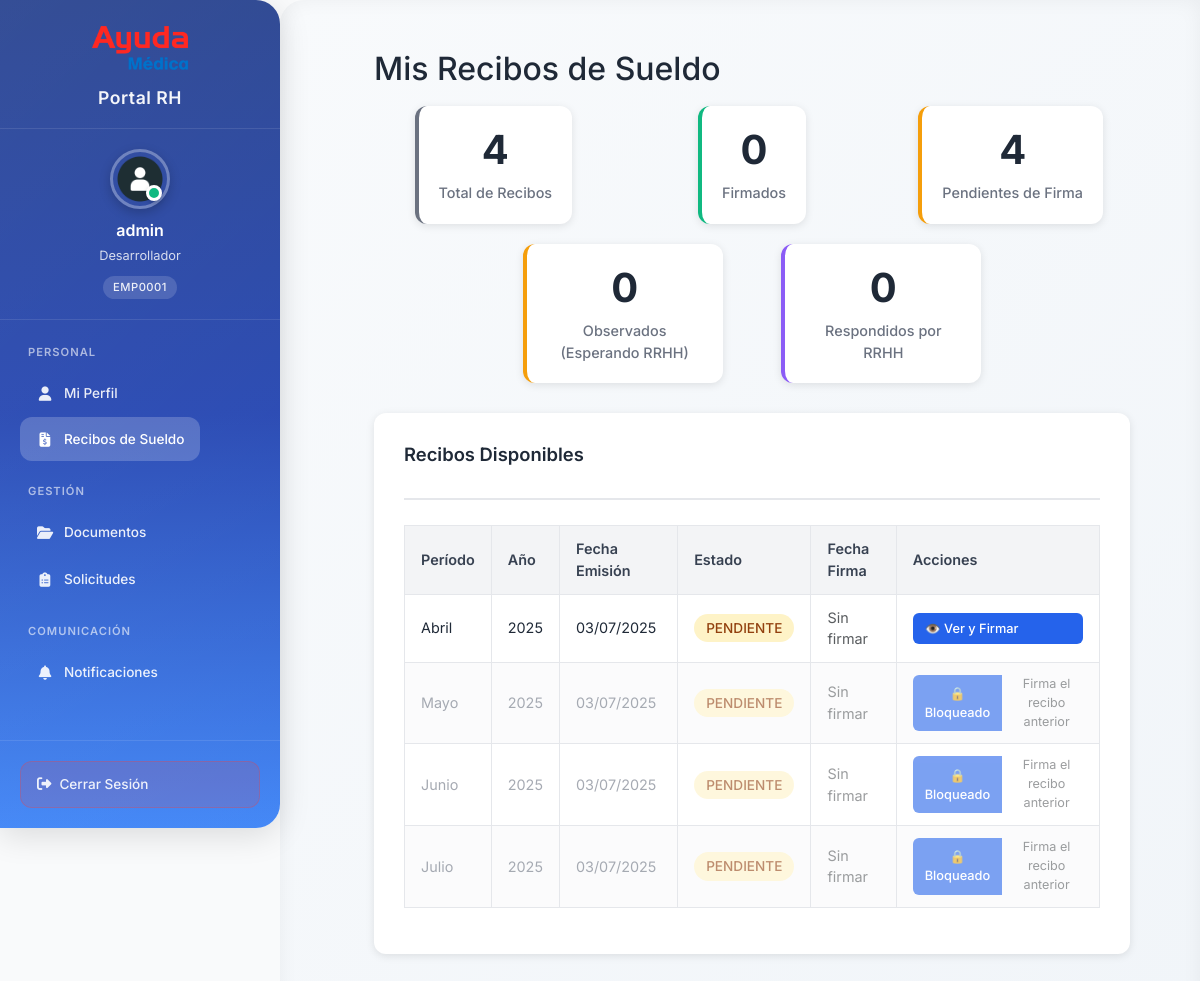
Screenshot of /recibos/ (signed in) with the database file from the repository.
### apps/empleados/models.py (models this page shows, shortened)
class Empleado(models.Model):
    TIPO_CONTRATO_CHOICES = [
        ('tiempo_completo', 'Tiempo completo'),
        ('tiempo_parcial', 'Tiempo parcial'),
        ('freelance', 'Freelance'),
    ]
    PARENTESCO_CHOICES = [
        ('esposo/a', 'Esposo/a'),
        ('hijo/a', 'Hijo/a'),
        ('padre/madre', 'Padre/Madre'),
        ('hermano/a', 'Hermano/a'),
        ('otro', 'Otro'),
    ]
    user = models.OneToOneField(User, on_delete=models.CASCADE)
    legajo = models.CharField(max_length=20, unique=True)
    dni = models.CharField(max_length=20)
    cuil = models.CharField(max_length=15, blank=True)  # Nuevo campo CUIL
    fecha_nacimiento = models.DateField(null=True, blank=True)
    telefono = models.CharField(max_length=20, blank=True)
    foto_perfil = models.ImageField(upload_to='perfiles/', blank=True, null=True)
    puesto = models.CharField(max_length=100, blank=True)
    departamento = models.CharField(max_length=100, blank=True)
    supervisor = models.CharField(max_length=100, blank=True)
    tipo_contrato = models.CharField(max_length=20, choices=TIPO_CONTRATO_CHOICES, default='tiempo_completo')
    salario = models.DecimalField(max_digits=10, decimal_places=2, null=True, blank=True)
    fecha_contrato = models.DateField(null=True, blank=True)
    contacto_emergencia = models.CharField(max_length=100, blank=True)
    telefono_emergencia = models.CharField(max_length=20, blank=True)
    relacion_emergencia = models.CharField(max_length=50, blank=True)
    firma_imagen = models.ImageField(upload_to='firmas/', blank=True, null=True)
    firma_pin = models.CharField(max_length=6, blank=True)
    class Meta:
        verbose_name = "Empleado"
        verbose_name_plural = "Empleados"

### apps/recibos/models.py (models this page shows, shortened)
class ReciboSueldo(models.Model):
    ESTADO_CHOICES = [
        ('pendiente', 'Pendiente de Firma'),
        ('observado', 'Observado por Empleado'),
        ('respondido', 'Observación Respondida por RRHH'),
        ('firmado', 'Firmado'),
        ('vencido', 'Vencido'),
    ]
    PERIODO_CHOICES = [
        ('enero', 'Enero'),
        ('febrero', 'Febrero'),
        ('marzo', 'Marzo'),
        ('abril', 'Abril'),
        ('mayo', 'Mayo'),
        ('junio', 'Junio'),
        ('julio', 'Julio'),
        ('agosto', 'Agosto'),
        ('septiembre', 'Septiembre'),
        ('octubre', 'Octubre'),
        ('noviembre', 'Noviembre'),
        ('diciembre', 'Diciembre'),
    ]
    empleado = models.ForeignKey(Empleado, on_delete=models.CASCADE, related_name='recibos_sueldo')
    periodo = models.CharField(max_length=20, choices=PERIODO_CHOICES)
    anio = models.IntegerField()
    fecha_emision = models.DateTimeField(auto_now_add=True)
    fecha_vencimiento = models.DateTimeField()  # Fecha límite para firmar
    fecha_firma = models.DateTimeField(null=True, blank=True)
    archivo_pdf = models.FileField(upload_to='recibos_sueldo/', help_text='PDF del recibo original')
    archivo_firmado = models.FileField(upload_to='recibos_firmados/', blank=True, null=True, help_text='PDF firmado digitalmente')
    estado = models.CharField(max_length=20, choices=ESTADO_CHOICES, default='pendiente')
    observaciones_empleado = models.TextField(blank=True, help_text='Observaciones del empleado sobre el recibo')
    fecha_observacion = models.DateTimeField(null=True, blank=True, help_text='Fecha cuando el empleado hizo la observación')
    observaciones_rrhh = models.TextField(blank=True, help_text='Respuesta de RRHH a las observaciones')
    fecha_respuesta_rrhh = models.DateTimeField(null=True, blank=True, help_text='Fecha de respuesta de RRHH')
    respondido_por = models.ForeignKey(User, on_delete=models.SET_NULL, null=True, blank=True, related_name='observaciones_respondidas')
    sueldo_bruto = models.DecimalField(max_digits=10, decimal_places=2, null=True, blank=True)
    descuentos = models.DecimalField(max_digits=10, decimal_places=2, null=True, blank=True)
    sueldo_neto = models.DecimalField(max_digits=10, decimal_places=2, null=True, blank=True)
    subido_por = models.ForeignKey(User, on_delete=models.SET_NULL, null=True, blank=True, related_name='recibos_subidos')
    fecha_subida = models.DateTimeField(auto_now_add=True)
    class Meta:
        verbose_name = "Recibo de Sueldo"
        verbose_name_plural = "Recibos de Sueldo"
        ordering = ['anio', 'periodo']  # Orden cronológico correcto
        unique_together = ['empleado', 'periodo', 'anio']
    @property
    def esta_vencido(self):
        if self.estado != 'pendiente':
            return False
        return timezone.now() > self.fecha_vencimiento
    @property
    def puede_ver(self):
        recibos_ordenados = ReciboSueldo.objects.filter(
            empleado=self.empleado
        ).extra(
            select={'orden': 'anio * 100 + CASE '
                           'WHEN periodo = "enero" THEN 1 '
                           'WHEN periodo = "febrero" THEN 2 '
                           'WHEN periodo = "marzo" THEN 3 '
                           'WHEN periodo = "abril" THEN 4 '
                           'WHEN periodo = "mayo" THEN 5 '
                           'WHEN periodo = "junio" THEN 6 '
                           'WHEN periodo = "julio" THEN 7 '
                           'WHEN periodo = "agosto" THEN 8 '
                           'WHEN periodo = "septiembre" THEN 9 '
                           'WHEN periodo = "octubre" THEN 10 '
                           'WHEN periodo = "noviembre" THEN 11 '
                           'WHEN periodo = "diciembre" THEN 12 '
                           'ELSE 0 END'}
        ).order_by('orden')
        recibos_list = list(recibos_ordenados)
        try:
            posicion_actual = recibos_list.index(self)
            if posicion_actual == 0:
                return True
            recibo_anterior = recibos_list[posicion_actual - 1]
            return recibo_anterior.estado == 'firmado'
        except ValueError:
            return True
    @property
    def puede_firmar(self):
        if not self.puede_ver:
            return False
        if self.esta_vencido:
            return False
        if self.estado == 'firmado':
            return False
        if self.empleado.recibos_sueldo.filter(estado='observado').exists():
            return False
        return self.estado in ['pendiente', 'respondido']

### apps/recibos/views.py (the view)
# urls.py: path('', views.MisRecibosView.as_view(), name='mis_recibos'),
class MisRecibosView(LoginRequiredMixin, ListView):
    model = ReciboSueldo
    template_name = 'recibos/mis_recibos.html'
    context_object_name = 'recibos'
    paginate_by = 10
    def get_queryset(self):
        try:
            empleado = Empleado.objects.get(user=self.request.user)
            return ReciboSueldo.objects.filter(empleado=empleado).extra(
                select={'orden': 'anio * 100 + CASE '
                               'WHEN periodo = "enero" THEN 1 '
                               'WHEN periodo = "febrero" THEN 2 '
                               'WHEN periodo = "marzo" THEN 3 '
                               'WHEN periodo = "abril" THEN 4 '
                               'WHEN periodo = "mayo" THEN 5 '
                               'WHEN periodo = "junio" THEN 6 '
                               'WHEN periodo = "julio" THEN 7 '
                               'WHEN periodo = "agosto" THEN 8 '
                               'WHEN periodo = "septiembre" THEN 9 '
                               'WHEN periodo = "octubre" THEN 10 '
                               'WHEN periodo = "noviembre" THEN 11 '
                               'WHEN periodo = "diciembre" THEN 12 '
                               'ELSE 0 END'}
            ).order_by('orden')
        except Empleado.DoesNotExist:
            return ReciboSueldo.objects.none()
    def get_context_data(self, **kwargs):
        context = super().get_context_data(**kwargs)
        todos_recibos = self.get_queryset()
        context['total_recibos'] = todos_recibos.count()
        context['pendientes'] = todos_recibos.filter(estado='pendiente').count()
        context['observados'] = todos_recibos.filter(estado='observado').count()
        context['respondidos'] = todos_recibos.filter(estado='respondido').count()
        context['firmados'] = todos_recibos.filter(estado='firmado').count()
        context['vencidos'] = todos_recibos.filter(estado='vencido').count()
        puede_firmar = next((r for r in todos_recibos if r.puede_firmar), None)
        context['puede_firmar'] = puede_firmar
        tiene_observaciones_pendientes = todos_recibos.filter(estado='observado').exists()
        context['tiene_observaciones_pendientes'] = tiene_observaciones_pendientes
        recibos_visibles = [r for r in todos_recibos if r.puede_ver]
        context['recibos_visibles_count'] = len(recibos_visibles)
        if recibos_visibles:
            ultimo_visible = recibos_visibles[-1]
            context['ultimo_recibo_visible'] = ultimo_visible
            context['hay_recibos_bloqueados'] = len(recibos_visibles) < todos_recibos.count()
        return context

### templates/recibos/mis_recibos.html (shortened to what this page needs)
{% extends 'base/base.html' %}
{% load static %}
{% block extra_css %}
<link rel="stylesheet" href="{% static 'css/recibos-responsive.css' %}">
{% endblock %}
{% block content %}
<div class="recibos-container">
    <h1>Mis Recibos de Sueldo</h1>
    <div class="resumen-cards">
        <div class="resumen-card total">
            <h3>{{ total_recibos }}</h3>
            <p>Total de Recibos</p>
        </div>
        <div class="resumen-card firmados">
            <h3>{{ firmados }}</h3>
            <p>Firmados</p>
        </div>
        <div class="resumen-card pendientes">
            <h3>{{ pendientes }}</h3>
            <p>Pendientes de Firma</p>
        </div>
        <div class="resumen-card observados">
            <h3>{{ observados }}</h3>
            <p>Observados (Esperando RRHH)</p>
        </div>
        <div class="resumen-card respondidos">
            <h3>{{ respondidos }}</h3>
            <p>Respondidos por RRHH</p>
        </div>
    </div>
    <div class="recibos-section">
        <div class="section-header">
            <h2 class="section-title">Recibos Disponibles</h2>
        </div>
        {% if recibos %}
            <table class="recibos-table">
                <thead>
                    <tr>
                        <th>Período</th>
                        <th>Año</th>
                        <th>Fecha Emisión</th>
                        <th>Estado</th>
                        <th>Fecha Firma</th>
                        <th>Acciones</th>
                    </tr>
                </thead>
                <tbody>
                    {% for recibo in recibos %}
                        <tr {% if not recibo.puede_ver %}class="recibo-bloqueado"{% endif %}>
                            <td data-label="Período">{{ recibo.get_periodo_display }}</td>
                            <td data-label="Año">{{ recibo.anio }}</td>
                            <td data-label="Fecha Emisión">{{ recibo.fecha_emision|date:"d/m/Y" }}</td>
                            <td data-label="Estado">
                                {% if recibo.estado == 'pendiente' %}
                                    <span class="estado-badge estado-pendiente">Pendiente</span>
                                {% elif recibo.estado == 'observado' %}
                                    <span class="estado-badge" style="background: #fef3c7; color: #92400e;">Observado</span>
                                {% elif recibo.estado == 'respondido' %}
                                    <span class="estado-badge" style="background: #ede9fe; color: #7c3aed;">Respondido</span>
                                {% elif recibo.estado == 'firmado' %}
                                    <span class="estado-badge estado-firmado">Firmado</span>
                                {% elif recibo.estado == 'vencido' %}
                                    <span class="estado-badge estado-vencido">Vencido</span>
                                {% endif %}
                            </td>
                            <td data-label="Fecha Firma">
                                {% if recibo.fecha_firma %}
                                    {{ recibo.fecha_firma|date:"d/m/Y H:i" }}
                                {% else %}
                                    <span class="text-muted">Sin firmar</span>
                                {% endif %}
                            </td>
                            <td data-label="Acciones">
                                <div class="btn-group">
                                    {% if recibo.puede_ver %}
                                        <a href="{% url 'recibos:visualizar_recibo' recibo.id %}"
                                           class="btn btn-primary">
                                            👁️ Ver y Firmar
                                        </a>
                                    {% else %}
                                        <span class="btn btn-disabled">🔒 Bloqueado</span>
                                        <small class="text-muted">Firma el recibo anterior</small>
                                    {% endif %}
                                </div>
                            </td>
                        </tr>
                    {% endfor %}
                </tbody>
            </table>
        {% else %}
            <div class="empty-state">
                <div class="icon">📄</div>
                <h3>No tienes recibos disponibles</h3>
                <p>Los recibos de sueldo aparecerán aquí cuando sean emitidos por RRHH.</p>
            </div>
        {% endif %}
    </div>
</div>
{% endblock %}

### templates/base/base.html (shortened to what this page needs)
<!DOCTYPE html>
<html lang="es">
<head>
  <link href="https://cdn.jsdelivr.net/npm/bootstrap@5.3.2/dist/css/bootstrap.min.css" rel="stylesheet">
  <link rel="stylesheet" href="https://cdnjs.cloudflare.com/ajax/libs/font-awesome/6.5.1/css/all.min.css" />
  {% load static %}
  <link rel="stylesheet" href="{% static 'css/styles.css' %}">
  <link rel="stylesheet" href="{% static 'css/mobile-fixes.css' %}">
  {% block extra_css %}{% endblock %}
</head>
<body>
  {% block sidebar %}
  {% if user.is_authenticated %}
  <aside class="sidebar" id="sidebar">
    <div class="logo">
      <img src="{% static 'img/logo.png' %}" alt="Logo">
      <h4>Portal RH</h4>
    </div>
    <div class="user-profile">
      <div class="profile-picture">
        {% if empleado.foto_perfil %}
          <img src="{{ empleado.foto_perfil.url }}" alt="Foto de perfil">
        {% else %}
          <img src="{% static 'img/empleado.png' %}" alt="Foto por defecto">
        {% endif %}
        <div class="profile-status"></div>
      </div>
      <div class="profile-info">
        <h5>{{ user.get_full_name|default:user.username }}</h5>
        <p>{{ empleado.puesto|default:"Empleado" }}</p>
        <span class="employee-id">{{ empleado.legajo|default:"N/A" }}</span>
      </div>
    </div>
    <nav class="nav">
      <div class="nav-section">
        <span class="nav-section-title">Personal</span>
        <a href="{% url 'empleados:perfil' %}" class="nav-link">
          <i class="fas fa-user"></i>
          <span class="nav-text">Mi Perfil</span>
        </a>
        <a href="{% url 'recibos:mis_recibos' %}" class="nav-link">
          <i class="fas fa-file-invoice-dollar"></i>
          <span class="nav-text">Recibos de Sueldo</span>
        </a>
      </div>
      <div class="nav-section">
        <span class="nav-section-title">Gestión</span>
        <a href="{% url 'documentos:lista' %}" class="nav-link">
          <i class="fas fa-folder-open"></i>
          <span class="nav-text">Documentos</span>
        </a>
        <a href="{% url 'solicitudes:lista' %}" class="nav-link">
          <i class="fas fa-clipboard-list"></i>
          <span class="nav-text">Solicitudes</span>
        </a>
      </div>
      <div class="nav-section">
        <span class="nav-section-title">Comunicación</span>
        <a href="{% url 'notificaciones:lista' %}" class="nav-link">
          <i class="fas fa-bell"></i>
          <span class="nav-text">Notificaciones</span>
        </a>
      </div>
    </nav>
    <div class="sidebar-footer">
      <a href="{% url 'empleados:logout' %}" class="logout-btn">
        <i class="fas fa-sign-out-alt"></i>
        <span>Cerrar Sesión</span>
      </a>
    </div>
  </aside>
  {% endif %}
  {% endblock %}
  <main class="main-content">
    {% block content %}{% endblock %}
  </main>
</body>
</html>

### rows the page displays
Empleado: puesto "Desarrollador", legajo "EMP0001"
ReciboSueldo: periodo "Abril", anio "2025", fecha_emision "03/07/2025", estado "PENDIENTE", shows "Sin firmar", shows "👁️ Ver y Firmar"
ReciboSueldo: periodo "Mayo", anio "2025", fecha_emision "03/07/2025", estado "PENDIENTE", shows "Sin firmar", shows "🔒 Bloqueado"
ReciboSueldo: periodo "Junio", anio "2025", fecha_emision "03/07/2025", estado "PENDIENTE", shows "Sin firmar", shows "🔒 Bloqueado"
ReciboSueldo: periodo "Julio", anio "2025", fecha_emision "03/07/2025", estado "PENDIENTE", shows "Sin firmar", shows "🔒 Bloqueado"

### other values shown
{{ user.get_full_name|default:user.username }} "admin"
{{ total_recibos }} "4"
{{ firmados }} "0"
{{ pendientes }} "4"
{{ observados }} "0"
{{ respondidos }} "0"
